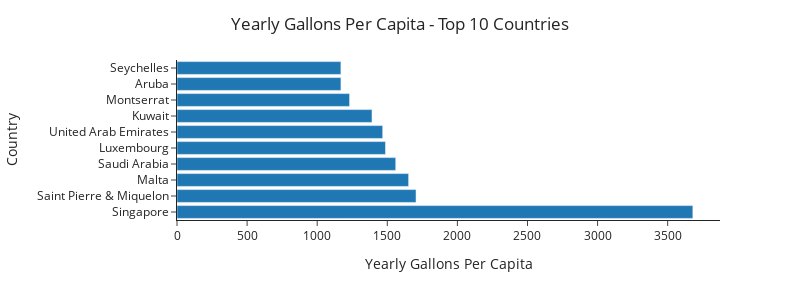

Notebook code for this chart:
### Code cell
top_10_countries = df.nlargest(10, 'Yearly Gallons Per Capita')
fig=px.bar(top_10_countries, x='Yearly Gallons Per Capita',y='Country',height=300,width=800,template='simple_white')
fig.update_layout(title={'text':'Yearly Gallons Per Capita - Top 10 Countries'},title_x=0.5)
fig.show()

### Figure 1 — Plotly figure (JSON) as saved in the notebook; plotly's stock layout.template omitted (floating-point values rounded to 4 significant figures)
{"data": [{"alignmentgroup": "True", "hovertemplate": "Yearly Gallons Per Capita=%{x}<br>Country=%{y}<extra></extra>", "legendgroup": "", "marker": {"color": "#1F77B4", "pattern": {"shape": ""}}, "name": "", "offsetgroup": "", "orientation": "h", "showlegend": false, "textposition": "auto", "type": "bar", "x": [3680.0, 1705.0, 1652.0, 1560.0, 1487.0, 1467.0, 1391.0, 1231.0, 1169.0, 1169.0], "xaxis": "x", "y": ["Singapore", "Saint Pierre & Miquelon", "Malta", "Saudi Arabia", "Luxembourg", "United Arab Emirates", "Kuwait", "Montserrat", "Aruba", "Seychelles"], "yaxis": "y"}], "layout": {"barmode": "relative", "height": 300, "legend": {"tracegroupgap": 0}, "margin": {"t": 60}, "title": {"text": "Yearly Gallons Per Capita - Top 10 Countries", "x": 0.5}, "width": 800, "xaxis": {"anchor": "y", "domain": [0, 1], "title": {"text": "Yearly Gallons Per Capita"}}, "yaxis": {"anchor": "x", "domain": [0, 1], "title": {"text": "Country"}}}}
